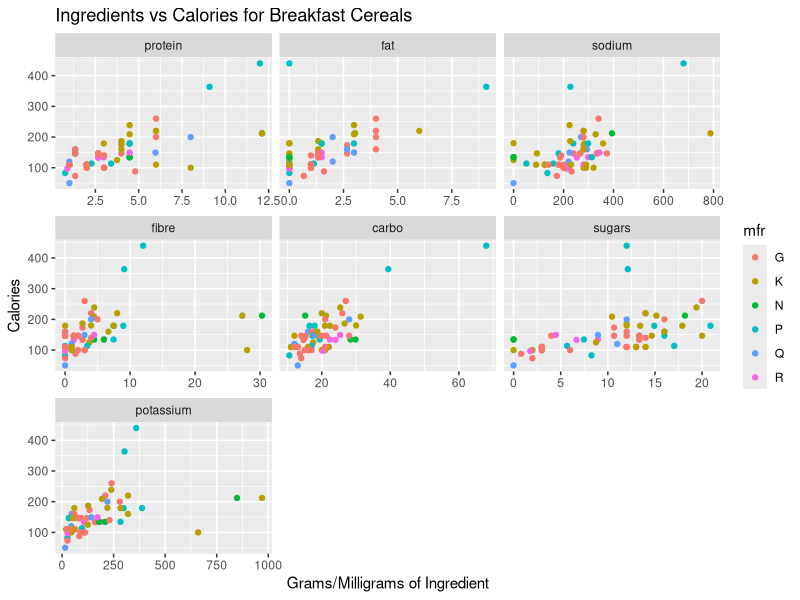
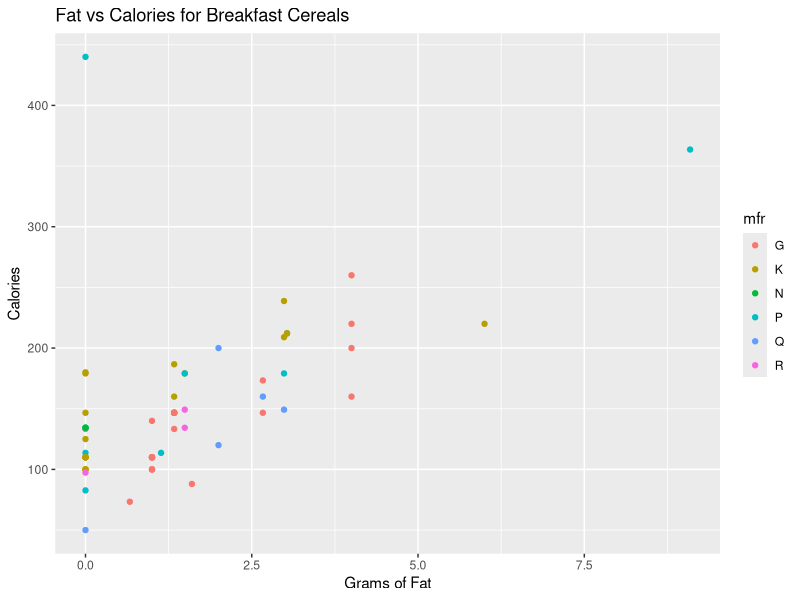
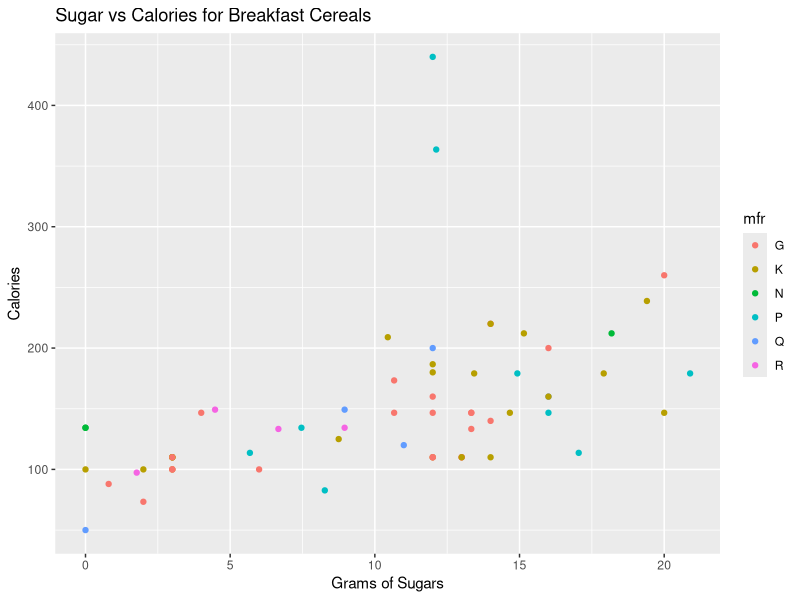
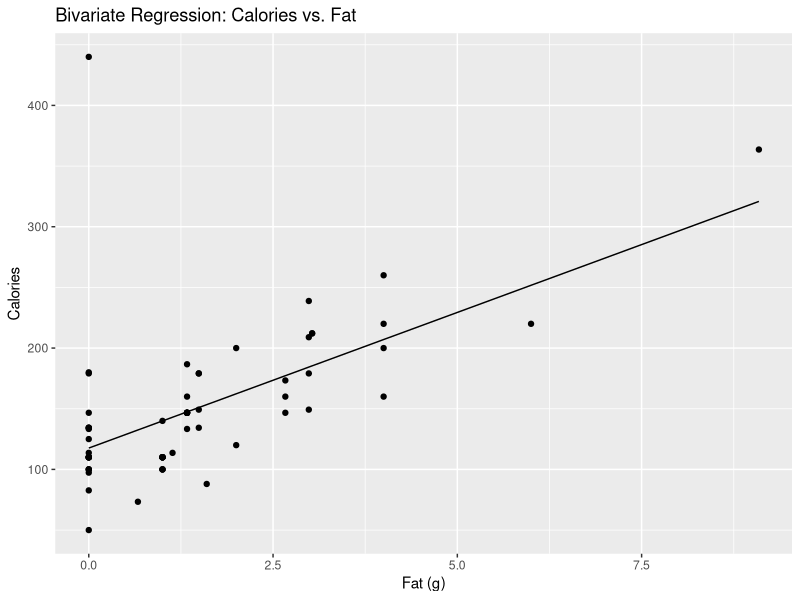
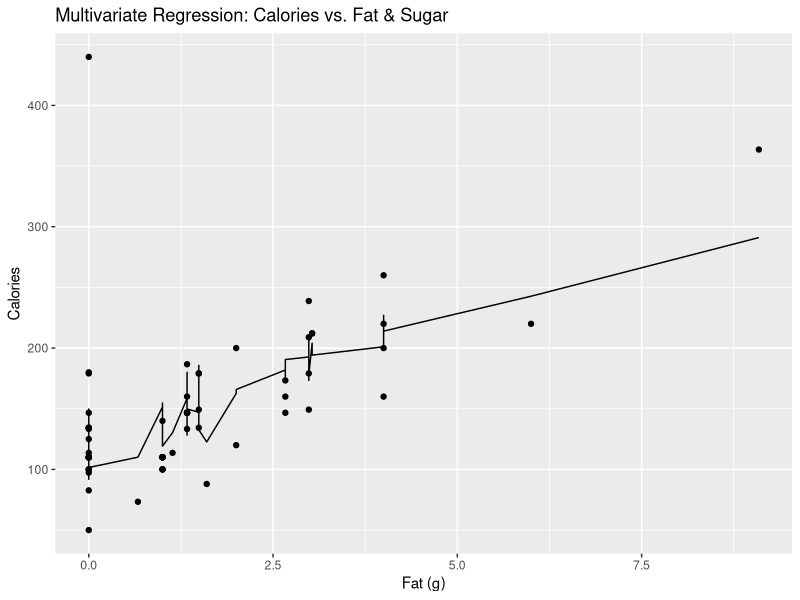
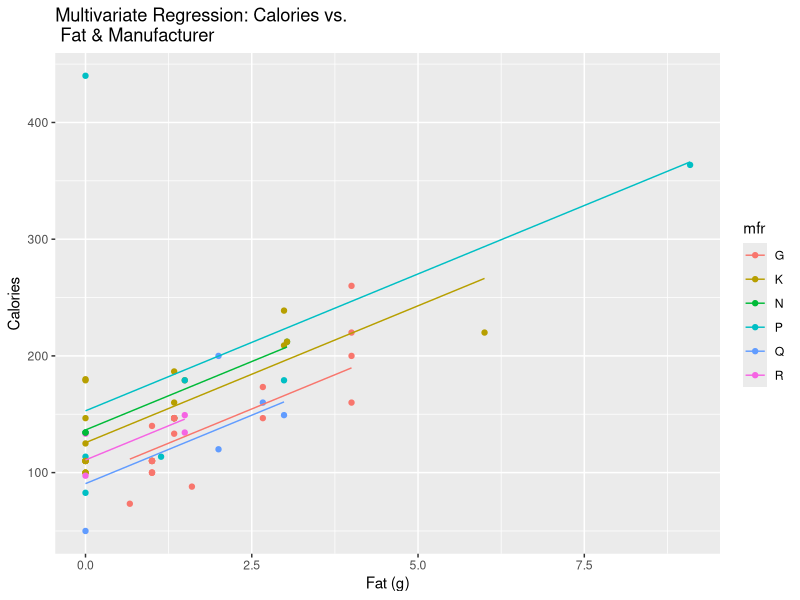
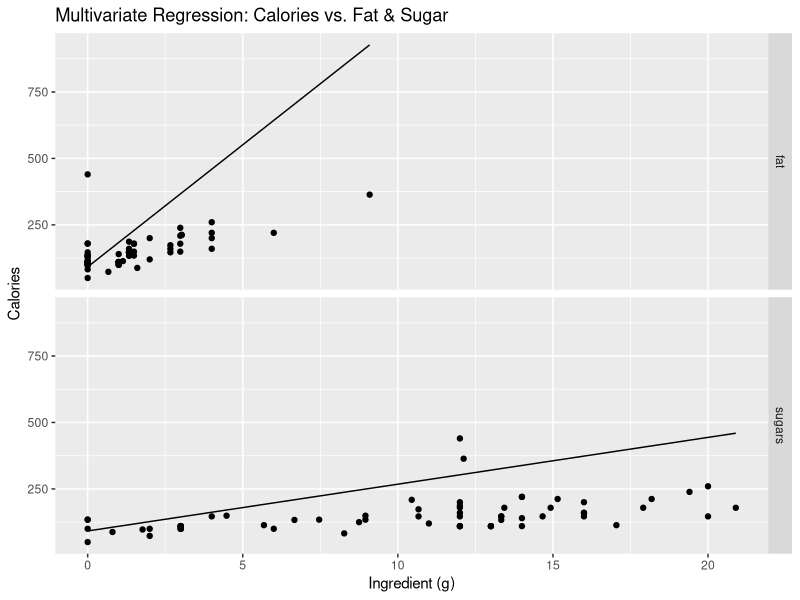

Write R code to recreate these figures, in order.
##############################################################################
## Worksheet 6
##############################################################################

rm(list=ls())

## 1. libraries and data -----------------------------

## Load the data.table, ggplot2, and MASS libraries. You may have to install the MASS library first.
library(data.table)
library(ggplot2)
library(MASS)

## Load the "UScereal" dataset; convert it to a data.table

cereal <- data.table(UScereal)

## here's a nice way to view all the ingredients vs calories at once
to_plot <- melt(cereal, id.vars=c("mfr", "calories", "shelf", "vitamins"))

ggplot(to_plot, aes(x=value, y=calories)) +
  geom_point(aes(color=mfr)) +
  facet_wrap(~variable, scales="free_x") +
  labs(title="Ingredients vs Calories for Breakfast Cereals",
       x="Grams/Milligrams of Ingredient",
       y="Calories")


## 2. preliminary plotting -----------------------------

## say we're interested in the impact of fat on total calories in cereal.

## Make two scatter plots with "calories" on the y-axis: 
## one with "fat" on the x-axis and one with "sugars" on the x-axis. 
## color both by "mfr" (manufacturer). 
ggplot(cereal, aes(x=fat, y=calories)) +
  geom_point(aes(color=mfr)) +
  labs(title="Fat vs Calories for Breakfast Cereals",
       x="Grams of Fat",
       y="Calories")

ggplot(cereal, aes(x=sugars, y=calories)) +
  geom_point(aes(color=mfr)) +
  labs(title="Sugar vs Calories for Breakfast Cereals",
       x="Grams of Sugars",
       y="Calories")


## do you think sugar is a confounder, effect modifier, or mediator in the relationship 
## between fat and calories? what about manufacturer?


## 3. regression -----------------------------

## run and make plots of the following three regressions:


## -- calories vs fat
## -- calories vs fat and sugars
## -- calories vs fat and manufacturer

# regression
lm_bi <- lm(calories ~ fat, data=cereal)
lm_cont <- lm(calories ~ fat + sugars, data=cereal)
lm_cat <- lm(calories ~ fat + mfr, data=cereal)

# prediction
cereal[, pred_bi:= predict(lm_bi)]
cereal[, pred_cont:=predict(lm_cont)]
cereal[, pred_cat:= predict(lm_cat)]

## bivariate plot 
ggplot(cereal, aes(x=fat)) +
  geom_point(aes(y=calories)) +
  geom_line(aes(y=pred_bi)) +
  labs(title="Bivariate Regression: Calories vs. Fat",
       x="Fat (g)",
       y="Calories")

## multivariate
ggplot(cereal, aes(x=fat)) +
  geom_point(aes(y=calories)) +
  geom_line(aes(y=pred_cont))+
  labs(title="Multivariate Regression: Calories vs. Fat & Sugar",
       x="Fat (g)",
       y="Calories")

## categorical
ggplot(cereal, aes(x=fat, color=mfr)) +
  geom_point(aes(y=calories)) +
  geom_line(aes(y=pred_cat))+
  labs(title="Multivariate Regression: Calories vs. \n Fat & Manufacturer",
       x="Fat (g)",
       y="Calories")

## better multivariate
for_multi_plot <- cereal[, list(calories, fat, sugars)]
for_multi_plot <- melt(for_multi_plot, id.vars=c("calories"))
for_multi_plot[, prediction:= lm_cont$coefficients["(Intercept)"] + lm_cont$coefficients[variable]*value]

ggplot(for_multi_plot, aes(x=value)) +
  geom_point(aes(y=calories)) +
  geom_line(aes(y=prediction)) +
  facet_grid(variable~.) +
  labs(title="Multivariate Regression: Calories vs. Fat & Sugar",
       x="Ingredient (g)",
       y="Calories")


## run a regression of calories on all the nutritional components of the dataset 
## (protein, fat, sodium, fibre, carbo, sugars, and potassium). Which factors 
## have the largest impact on how many calories there are in a  cereal?

lm_all <- lm(calories ~ fat + sugars + protein + carbo + fibre + potassium + sodium, data=cereal)

## look at the sodium and potasium results specifically. Why do you think these results are so much smaller than the others?






